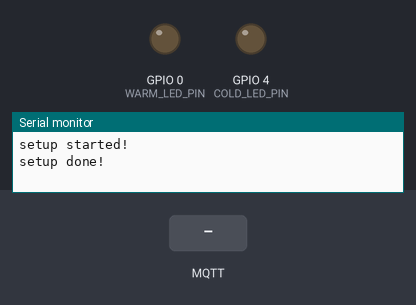
A program run on a simulated ESP8266 (Wemos D1 mini). Parts: output pins drawn as LEDs (lit = HIGH), the last lines printed to the serial monitor. The inputs (shaded band) are chosen by the test bench. No MQTT or app messages arrive unless stated.

Above: at 2.3 s.
2.4 s: MQTT message "90" arrives on the first subscribed topic
At 3.29 s:
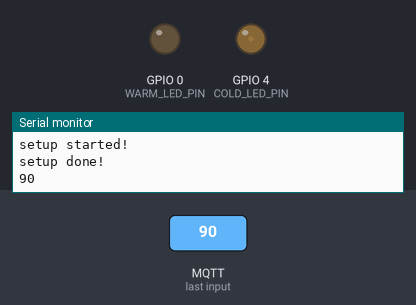
5.4 s: MQTT message "200" arrives on the first subscribed topic
At 7.8 s:
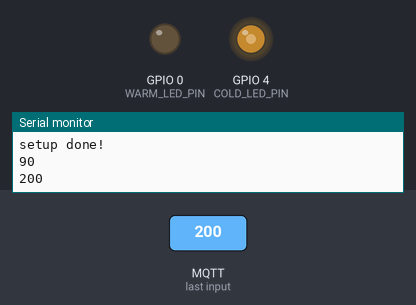
8.1 s: MQTT message "90" arrives on the second subscribed topic
At 8.54 s:
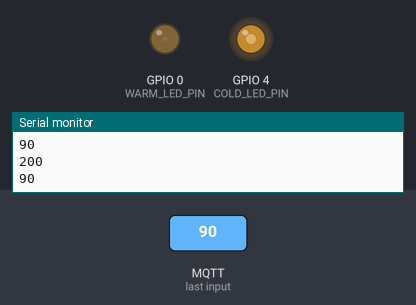
10.4 s: MQTT message "5" arrives on the first subscribed topic
At 10.86 s:
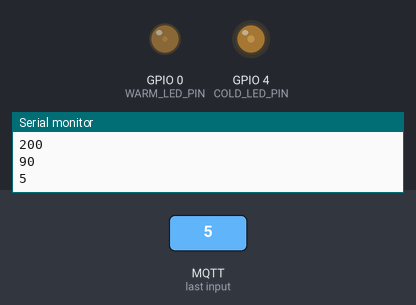
13.4 s: MQTT message "200" arrives on the second subscribed topic
At 15.3 s:
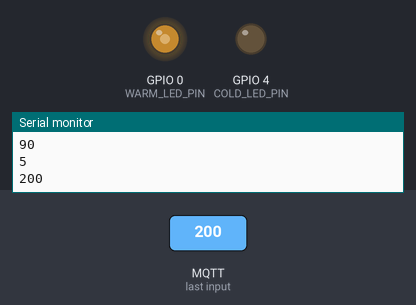
16.1 s: MQTT message "90" arrives on the first subscribed topic
At 16.49 s:
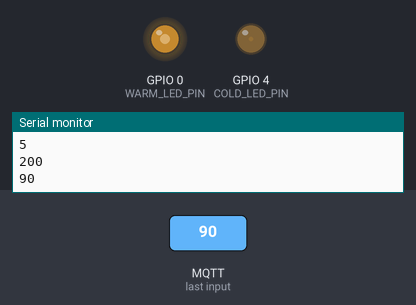
Timing chart, 0 to 19.1 s (numbered marks = the images above; inputs shaded):
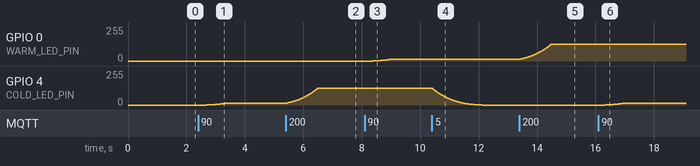

The program:

main.cpp
```cpp
// (licence header left out)
#include <Arduino.h>
#include <ArduinoOTA.h>
#include <EspMQTTClient.h>
#include "macros.h"
#include "gamma_correction.h"

#ifdef DEVICE_DOOR
	#define DEVICE_LITERAL			door
#elif defined(DEVICE_WINDOW)
	#define DEVICE_LITERAL			window
#endif

#define DEVICE_NAME					STR(DEVICE_LITERAL)
#define DEVICE_FUNC(cmd)			JOIN(DEVICE_LITERAL, cmd)

bool ota_started = false;
EspMQTTClient mqtt(WIFI_SSID, WIFI_PASS, MQTT_ADDRESS, MQTT_USER, MQTT_PASS, DEVICE_NAME);

#ifdef DEVICE_DOOR
	#include "door.h"
#elif defined(DEVICE_WINDOW)
	#include "window.h"
#endif

void onConnectionEstablished()
{
	char msg[32];

	sprintf(msg, "%s connected to broker!", DEVICE_NAME);
	mqtt.publish("network", msg);

	// ArduinoOTA.setPort(OTA_PORT);
	// ArduinoOTA.setMdnsEnabled(false);
	// ArduinoOTA.onStart([]() { ota_started = true; });
	// ArduinoOTA.begin();

	DEVICE_FUNC(_connected)();
}

void setup()
{
	Serial.begin(115200);
	Serial.println(F("setup started!"));

	mqtt.enableMQTTPersistence();
	mqtt.enableDebuggingMessages();

	DEVICE_FUNC(_setup)();
	Serial.println(F("setup done!"));
}

void loop()
{
	mqtt.loop();

	do
		ArduinoOTA.handle();
	while (ota_started);

	DEVICE_FUNC(_loop)();
}
```

window.h
```cpp
#include <Arduino.h>
#include <EspMQTTClient.h>

#define WARM_LED_PIN    (0)
#define COLD_LED_PIN    (4)

#define FADE_TIME       (10)

uint8_t warm_cur_val;
uint8_t warm_target_val;
uint8_t cold_cur_val;
uint8_t cold_target_val;
uint32_t cur_ms;

void window_connected()
{
	mqtt.subscribe("light/window/cold", [] (const String &payload) {
		Serial.println(payload);
        cold_target_val = payload.toInt();
	});

    mqtt.subscribe("light/window/warm", [] (const String &payload) {
		Serial.println(payload);
        warm_target_val = payload.toInt();
	});
}

void window_setup()
{
    pinMode(WARM_LED_PIN, OUTPUT);
    pinMode(COLD_LED_PIN, OUTPUT);
    digitalWrite(WARM_LED_PIN, 0);
    digitalWrite(COLD_LED_PIN, 0);
}

void window_loop()
{
    if (millis() - cur_ms >= FADE_TIME){
        if (cold_cur_val <= cold_target_val) {
            cold_cur_val++;
            analogWrite(COLD_LED_PIN, gamma8[cold_cur_val]);
        }
        if (cold_cur_val >= cold_target_val) {
            cold_cur_val--;
            analogWrite(COLD_LED_PIN, gamma8[cold_cur_val]);
        }
        if (warm_cur_val <= warm_target_val) {
            warm_cur_val++;
            analogWrite(WARM_LED_PIN, gamma8[warm_cur_val]);
        }
        if (warm_cur_val >= warm_target_val) {
            warm_cur_val--;
            analogWrite(WARM_LED_PIN, gamma8[warm_cur_val]);
        }
        cur_ms = millis();
    }
}
```

Measured:
- after the input at 2.4 s, GPIO 4 (COLD_LED_PIN): moves from 0/255 to 13/255 over 0.61 s, starting after 0.29 s
- after the input at 5.4 s, GPIO 4 (COLD_LED_PIN): moves from 13/255 to 127/255 over 1.1 s, starting at once
- after the input at 8.1 s, GPIO 0 (WARM_LED_PIN): moves from 0/255 to 13/255 over 0.59 s, starting after 0.27 s
- after the input at 10.4 s, GPIO 4 (COLD_LED_PIN): moves from 127/255 to 0/255 over 1.7 s, starting at once
- after the input at 13.4 s, GPIO 0 (WARM_LED_PIN): moves from 13/255 to 127/255 over 1.1 s, starting at once
- after the input at 16.1 s, GPIO 4 (COLD_LED_PIN): moves from 0/255 to 13/255 over 0.59 s, starting after 0.23 s
